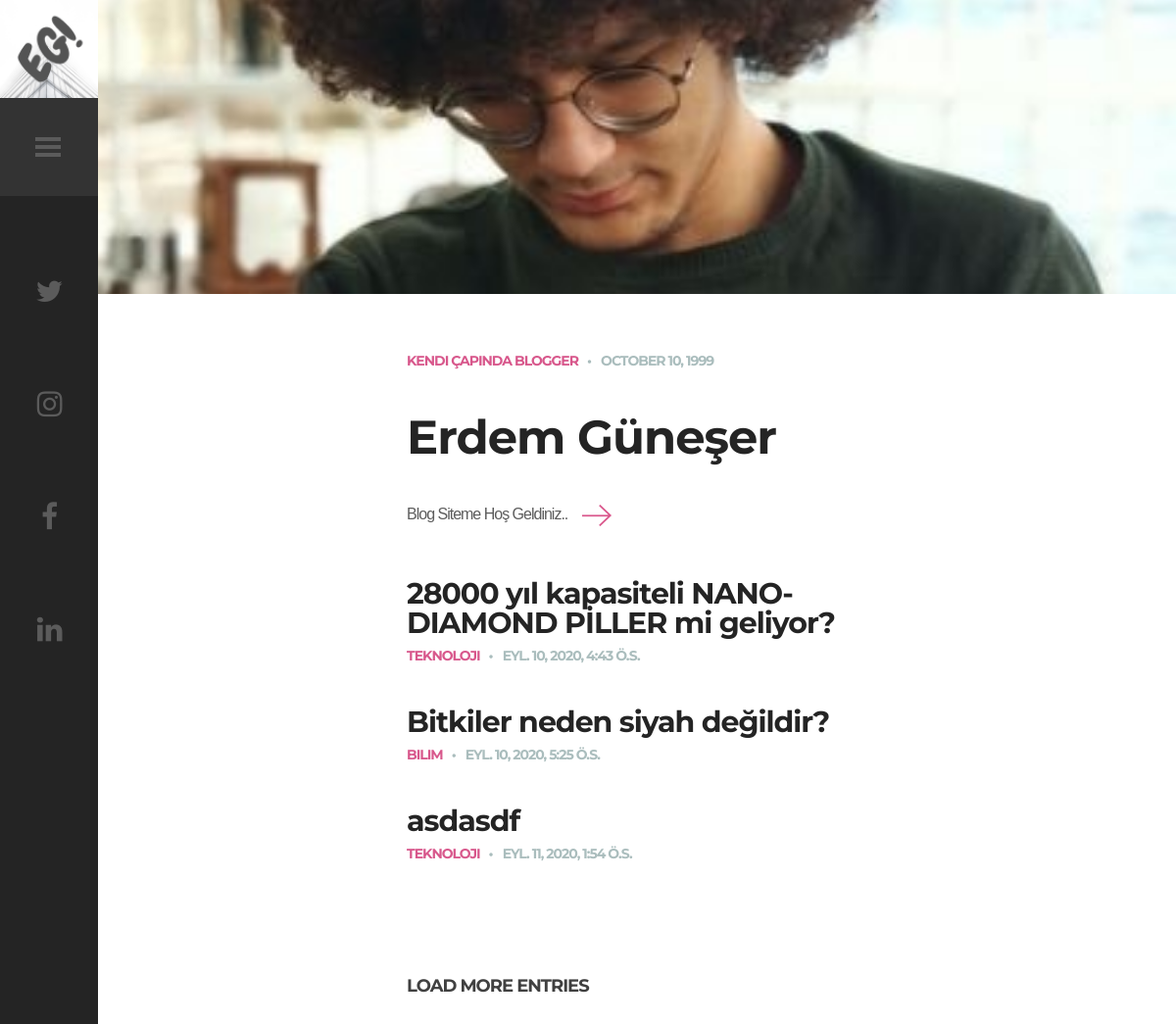
The page / on the database its author committed.
### blog/models.py (models this page shows, shortened)
class Blog(models.Model):
    title = models.CharField(max_length=200,verbose_name="Başlık")
    content = models.TextField(verbose_name="İçerik")
    quote = models.TextField(blank = True, null = True, verbose_name = "Alıntı")
    category = models.ForeignKey(Blog_Category, on_delete=models.CASCADE,verbose_name="Kategori")
    date = models.DateTimeField(auto_now_add=True,verbose_name="Oluşturulma Tarihi")
    published = models.BooleanField(verbose_name="Görünürlük")
    image_1 = models.FileField(blank = True, null = True, verbose_name="Makaleye içerik ekleyin",default="buyap.jpeg")
    image_2 = models.FileField(blank = True, null = True, verbose_name="Makaleye içerik ekleyin",default="buyap.jpeg")
    image_3 = models.FileField(blank = True, null = True, verbose_name="Makaleye içerik ekleyin",default="buyap.jpeg")
    image_4 = models.FileField(blank = True, null = True, verbose_name="Makaleye içerik ekleyin",default="buyap.jpeg")

class Blog_Category(models.Model):
    name = models.CharField(max_length=100, verbose_name = "Kategori Adı")
    url = models.CharField(max_length=100, verbose_name = "Kategori URL")
    def __str__(self):
        return self.name

### general/views.py (the view)
# urls.py: path('', views.index, name = "index"),
def index(request):
    blogs = Blog.objects.filter(published=True)
    context = {
        "blogs" : blogs[:3]
    }
    return render(request,"index.html",context)

### templates/index.html (shortened to what this page needs)
{% extends "layout.html" %}
{% load static %}
{% block body %}
    <body class="home blog">
{% endblock body %}
{% block content %}
<div id="content" class="site-content">
    <div id="blog-wrapper">
        <div class="blog-holder center-relative">
            <article id="post-1" class="blog-item-holder featured-post">
                <div class="entry-content relative">
                    <div class="content-1170 center-relative">
                        <div class="cat-links">
                            <ul>
                                <li>
                                    <a href="{% url 'general:about' %}">Kendi Çapında Blogger</a>
                                </li>
                            </ul>
                        </div>
                        <div class="entry-date published">October 10, 1999</div>
                        <h2 class="entry-title">
                            <a href="{% url 'general:about' %}">Erdem Güneşer</a>
                        </h2>
                        <div class="excerpt">
                            Blog Siteme Hoş Geldiniz..<a class="read-more" href="{% url 'general:about' %}"></a>
                        </div>
                    </div>
                </div>
            </article>
{% for blog in blogs %}
    <article id="post-2" class="blog-item-holder">
                <div class="entry-content relative">
                    <div class="content-1170 center-relative">
                        <h2 class="entry-title">
                            <a href="{% url 'blog:single' blog.id %}">{{blog.title}}</a>
                        </h2>
                        <div class="cat-links">
                            <ul>
                                <li>
                                    <a href="" name = "{{blog.category}}">{{blog.category}}</a>
                                </li>
                            </ul>
                        </div>
                        <div class="entry-date published">{{blog.date}}</div>
                    </div>
                </div>
            </article>
{% endfor %}
        </div>
        <div class="block load-more-holder"><a href = "{% url 'blog:blogs' %}">LOAD MORE ENTRIES</a></div>
    </div>
    <div class="featured-image-holder">
        <div class="featured-post-image" style="background-image:  url({% static 'images/erdem-pp.jpeg' %})"></div>
    </div>
</div>
{% endblock content %}

### templates/layout.html (shortened to what this page needs)
<!DOCTYPE HTML>
{% load static %}
<html lang="en-US">
    <head>
        <link rel="stylesheet" type="text/css"  href='{% static "css/clear.css" %}' />
        <link rel="stylesheet" type="text/css"  href='{% static "css/common.css" %}' />
        <link rel="stylesheet" type="text/css"  href='{% static "css/font-awesome.min.css" %}' />
        <link rel="stylesheet" type="text/css"  href='{% static "css/carouFredSel.css" %}' />
        <link rel="stylesheet" type="text/css"  href='{% static "css/sm-clean.css" %}' />
        <link rel="stylesheet" type="text/css"  href='{% static "style.css" %}' />
    </head>
{% block body %}{% endblock body %}
        <div id="sidebar" class="sidebar">
            <div class="menu-right-part">
                <div class="logo-holder">
                    <a href="{% url 'general:index' %}">
                        <img src="{% static 'images/EG!.png' %}" alt="Suppablog WP">
                    </a>
                </div>
                <div class="toggle-holder">
                    <div id="toggle">
                        <div class="menu-line"></div>
                    </div>
                </div>
                <div class="social-holder">
                    <div class="social-list">
                        <a href="https://www.twitter.com/ErdemGuneser"><i class="fa fa-twitter"></i></a>
                        <a href="https://www.instagram.com/erdemgnsr"><i class="fa fa-instagram"></i></a>
                        <a href="https://www.facebook.com/eguneser/"><i class="fa fa-facebook"></i></a>
                        <a href="https://www.linkedin.com/in/erdem-güneşer-82717a193"><i class="fa fa-linkedin"></i></a>
                    </div>
                </div>
            </div>
        </div>
        {% block content %}
        {% endblock content %}
    </body>
</html>

### static/css/clear.css (style rules this page uses)
html, body, div, span, object, iframe, h1, h2, h3, h4, h5, h6, p, blockquote, pre, abbr, address, cite, code, del, dfn, em, img, ins, kbd, q, samp, small, strong, sub, sup, var, b, i, ol, ul, li, fieldset, form, label, legend, table, caption, tbody, tfoot, thead, tr, th, td, article, aside, canvas, details, figcaption, figure, footer, header, hgroup, menu, nav, section, summary, time, mark, audio, video { margin:0; padding:0; border:0; outline: none; font-size:100%; vertical-align:baseline; background:transparent; }
body { line-height:1; }
article,aside,details,figcaption,figure, footer,header,hgroup,menu,nav,section { display:block; }
nav ul,ul,ol { list-style:none; }
a { margin:0; padding:0; font-size:100%; outline: none; vertical-align:baseline; background:transparent; }

### static/css/common.css (style rules this page uses)
.block { display: block; }
.center-relative { margin-left: auto; margin-right: auto; }
.relative { position: relative; }
h1,h2,h3,h4,h5,h6 { padding: 20px 0; }
h2 { font-size: 34px; line-height: 34px; }

### rows shown on the page
Blog: title "28000 yıl kapasiteli NANO-DIAMOND PİLLER mi geliyor?", category "TEKNOLOJI", date "EYL. 10, 2020, 4:43 Ö.S."
Blog: title "Bitkiler neden siyah değildir?", category "BILIM", date "EYL. 10, 2020, 5:25 Ö.S."
Blog: title "asdasdf", category "TEKNOLOJI", date "EYL. 11, 2020, 1:54 Ö.S."
